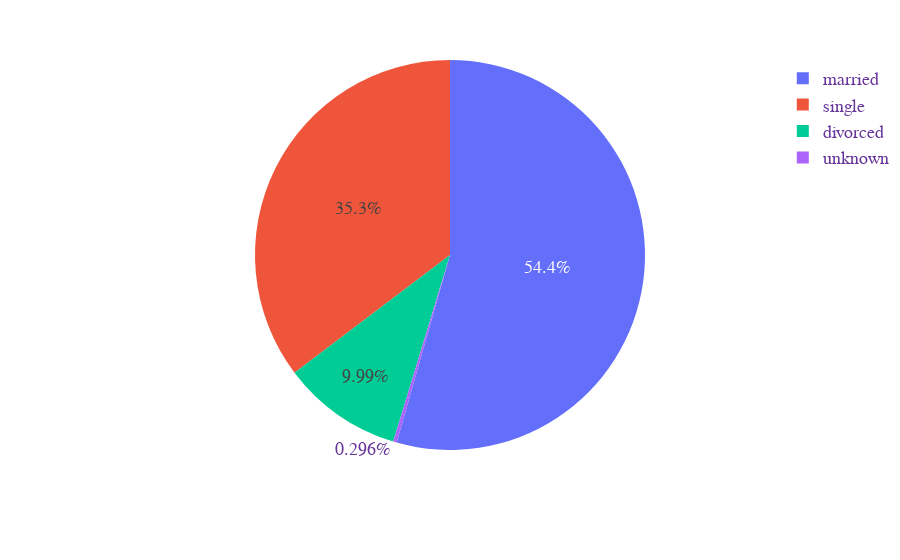

This figure's notebook cell:
### Markdown cell above
**Marital Status Pie Chart**

### Code cell
Marital_Status = px.pie(bank,names='marital')
    
Marital_Status.update_layout(
    title_x=0.5,
    title_font_color='rgb(42, 1, 52)',
    margin=dict(l=0, r=0, t=60, b=110),
    font=dict(
        family="Courier New, monospace",
        size=18,
        color="RebeccaPurple"
    ))

### Figure 1 — Plotly figure (JSON) as saved in the notebook; plotly's stock layout.template omitted (floating-point values rounded to 4 significant figures; data arrays with more than 128 entries replaced by an {"elided": "..."} marker saying what was removed)
{"data": [{"domain": {"x": [0, 1], "y": [0, 1]}, "hovertemplate": "marital=%{label}<extra></extra>", "labels": {"elided": "3713 str values"}, "legendgroup": "", "name": "", "showlegend": true, "type": "pie"}], "layout": {"font": {"color": "RebeccaPurple", "family": "Courier New, monospace", "size": 18}, "legend": {"tracegroupgap": 0}, "margin": {"b": 110, "l": 0, "r": 0, "t": 60}, "title": {"font": {"color": "rgb(42, 1, 52)"}, "x": 0.5}}}
